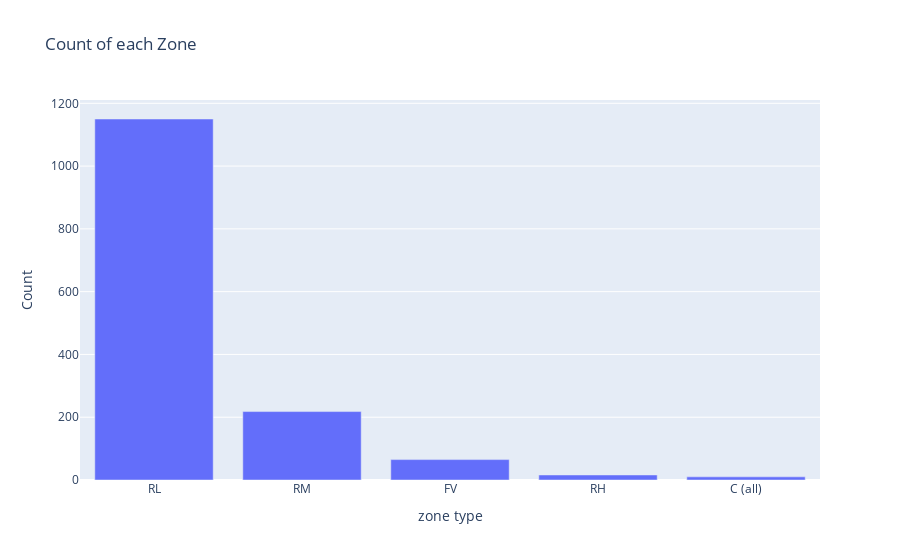

Source (notebook cell):
### Code cell
fig = go.Figure()

fig.add_trace(go.Bar(x=df_zone_count["MSZoning"], y=df_zone_count["count"]))

fig.update_layout(
    title="Count of each Zone", xaxis_title="zone type", yaxis_title="Count"
)

### Figure 1 — Plotly figure (JSON) as saved in the notebook; plotly's stock layout.template omitted (floating-point values rounded to 4 significant figures)
{"data": [{"type": "bar", "x": ["RL", "RM", "FV", "RH", "C (all)"], "y": [1150, 218, 65, 16, 10]}], "layout": {"title": {"text": "Count of each Zone"}, "xaxis": {"title": {"text": "zone type"}}, "yaxis": {"title": {"text": "Count"}}}}
